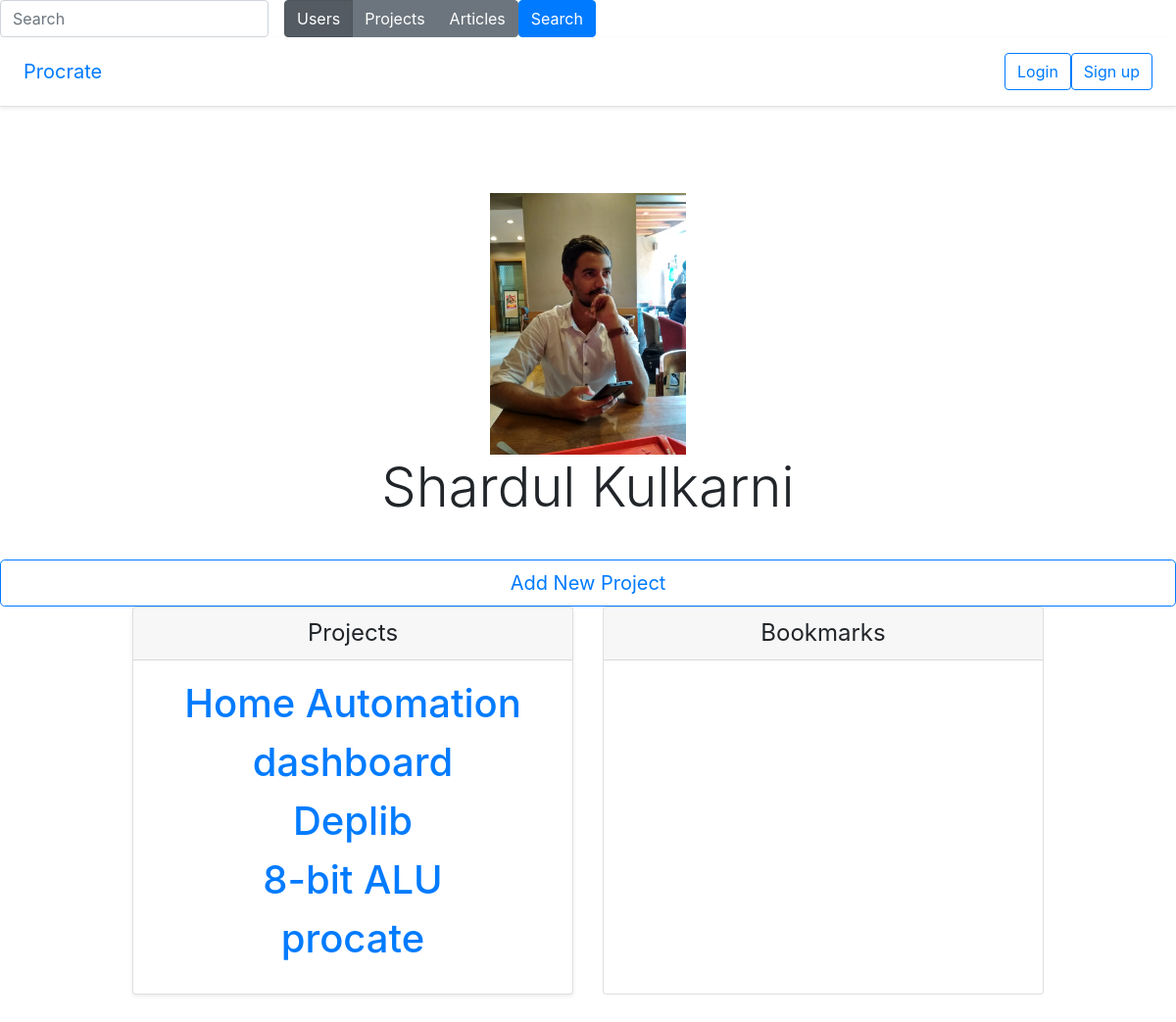
The app's page /projects//accounts/shardulind/ with its own data.
### accounts/models.py (models this page shows, shortened)
class Profile(models.Model):
    user = models.OneToOneField(settings.AUTH_USER_MODEL, on_delete=models.CASCADE, primary_key=True)
    username = models.CharField(max_length=100, unique=True)
    name = models.CharField(max_length=60)
    city = models.CharField(max_length=40)
    email = models.EmailField()
    department = models.CharField(max_length=40)
    mobile_no = models.CharField(max_length=12)
    profile_pic = models.ImageField(default='def_user.svg')
    type = models.CharField(max_length=20, choices=TYPE, default="Other")

### projects/models.py (models this page shows)
class project_data(models.Model):
    title = models.CharField(max_length=100, primary_key=True)
    abstract = models.TextField()
    date = models.DateTimeField(auto_now_add=True)
    slug = models.SlugField(unique = True)
    files = models.FileField(blank = True)
    owner = models.ForeignKey(Profile, on_delete=models.CASCADE)
    owner1 = models.CharField(default = 'None', max_length=120)
    category = models.CharField(max_length=150)

### accounts/views.py (the view)
# urls.py: path('<username>', views.user_profile, name='userProfile2'),
def user_profile(request,username):
    myBookmarks=""
    user1 = get_object_or_404(Profile, username=username)
    projects = project_data.objects.values().filter(owner1 = user1.username)
    myBookmarks = bookmarks.objects.values().filter(owner = user1.username)
    print(myBookmarks)
    context={'user1':user1,'projects':projects, 'bookmarks':myBookmarks}
    return render(request,'accounts/userProfile.html', context)

### accounts/templates/accounts/userProfile.html (shortened to what this page needs)
{% load static from staticfiles %}
<!doctype html>
<html lang="en">
  <head>
    <link href="{%static 'boot_prof.css'%}" rel="stylesheet">
    <form class="form-inline my- my-lg-0" method="POST" action="/search/">
          <input class="form-control mr-3 sm-4" type="search" name="search" placeholder="Search" aria-label="Search" method="POST">
          <div class="btn-group btn-group-toggle" data-toggle="buttons">
              <label class="btn btn-secondary active">
                <input type="radio" name="options" id="s_user" value="user" autocomplete="off" checked> Users
              </label>
              <label class="btn btn-secondary">
                <input type="radio" name="options" id="s_project" value="project" autocomplete="off"> Projects
      </label>
        <label class="btn btn-secondary">
          <input type="radio" name="options" id="s_blog" value="blog" autocomplete="off"> Articles
          </div>
          <button class="btn btn-primary my-2 my-sm-0" type="submit" action = "search/" method="POST">Search</button>
    </form>
    <link href="{% static 'pricing.css'%}" rel="stylesheet">
  </head>
  <body>
    <div class="d-flex flex-column flex-md-row align-items-center p-3 px-md-4 mb-3 bg-white border-bottom shadow-sm">
  <h5 class="my-0 mr-md-auto font-weight-normal"><a href="/"> Procrate</a></h5>
  <nav class="my-2 my-md-0 mr-md-3">
    <a class="p-2 text-dark" href="#"></a>
    <a class="p-2 text-dark" href="#"></a>
    <a class="p-2 text-dark" href="#"></a>
  </nav>
  {% if user.is_authenticated %}
    <h5 class="my-0 mr-md-3 font-weight-normal">{{user}}</h5>
    <a class="btn btn-outline-primary" href="{% url 'accounts:logout'%}" action="" method='POST'>Logout</a>
  {% else %}
    <a class="btn btn-outline-primary" href="{% url 'accounts:login'%}">Login</a>
    <a class="btn btn-outline-primary" href="{% url 'accounts:signup'%}">Sign up</a>
  {% endif %}
</div>
<div class="pricing-header px-3 py-3 pt-md-5 pb-md-4 mx-auto text-center">
  <img src="{{user1.profile_pic.url}}" class="img-rounded" alt="Cinque Terre" style="width:30%">
  <h1 class="display-4">{{ user1.name }}</h1>
</div>
    <button type="button" class="btn btn-lg btn-block btn-outline-primary" ><a href="/projects/createProject/">Add New Project</a></button>
<div class="container">
  <div class="card-deck mb-3 text-center">
    <div class="card mb-4 shadow-sm">
      <div class="card-header">
        <h4 class="my-0 font-weight-normal">Projects</h4>
      </div>
      <div class="card-body">
        {% for project in projects.all %}
        <h1 class="card-title pricing-card-title">
          <a href="{% url 'projectDetail' project.slug %}" class="card-title pricing-card-title">
            {{ project.title }}</a>
        </h1>
        {% endfor %}
        </div>
    </div>
    <div class="card mb-4 box-shadow">
              <div class="card-header">
                <h4 class="my-0 font-weight-normal">Bookmarks</h4>
              </div>
              <div class="card-body">
              </div>
            </div>
          </div>

### assets/pricing.css (style rules this page uses)
html { font-size: 14px; }
@media (min-width: 768px) { html { font-size: 16px; } }
.container { max-width: 960px; }
.pricing-header { max-width: 700px; }
.card-deck .card { min-width: 220px; }

### records on screen
Profile: profile_pic (picture), name "Shardul Kulkarni"
project_data: title "Home Automation"
project_data: title "dashboard"
project_data: title "Deplib"
project_data: title "8-bit ALU"
project_data: title "procate"
